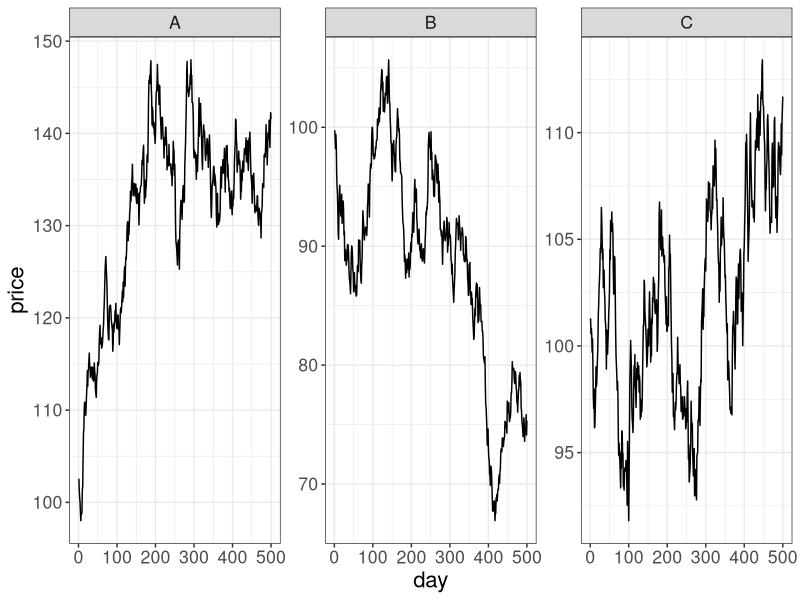

The R source for this figure:
## ---- chunk 1
library(ggplot2)
theme_set(theme_bw()+theme(text = element_text(size=16)))
## ---- chunk 2
#| echo: false
#| fig-width: 9
#| fig-height: 3.5
set.seed(7)
library(ggplot2)
n  <- 500
sim <- function(mu, sigma) 100*exp(cumsum(rnorm(n, mu, sigma)))
df <- rbind(
  data.frame(t=1:n, p=sim( 0.0002, 0.011), id="A"),
  data.frame(t=1:n, p=sim(-0.0001, 0.012), id="B"),
  data.frame(t=1:n, p=sim( 0.0004, 0.010), id="C")
)
ggplot(df, aes(t, p)) +
  geom_line() +
  facet_wrap(~id, scales = "free_y") +
  labs(x = "day", y = "price")
